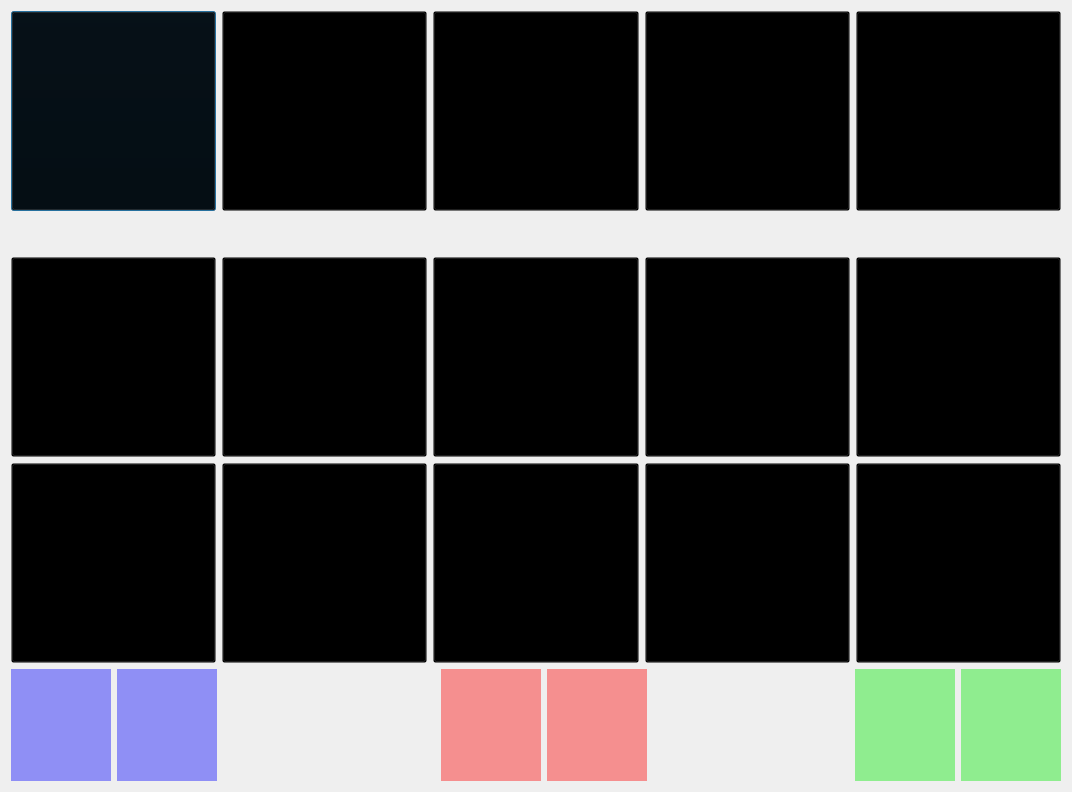
<?xml version="1.0" encoding="UTF-8"?>
<ui version="4.0">
 <class>Dialog</class>
 <widget class="QDialog" name="Dialog">
  <property name="geometry">
   <rect>
    <x>0</x>
    <y>0</y>
    <width>1072</width>
    <height>792</height>
   </rect>
  </property>
  <property name="minimumSize">
   <size>
    <width>1072</width>
    <height>792</height>
   </size>
  </property>
  <property name="windowTitle">
   <string>Dialog</string>
  </property>
  <property name="styleSheet">
   <string notr="true">background-image:url(:/new/prefix1/images/water-5.png)</string>
  </property>
  <layout class="QVBoxLayout" name="verticalLayout_2">
   <item>
    <layout class="QVBoxLayout" name="verticalLayout">
     <item>
      <layout class="QHBoxLayout" name="horizontalLayout_2">
       <item>
        <widget class="QPushButton" name="pushButton_18">
         <property name="sizePolicy">
          <sizepolicy hsizetype="Minimum" vsizetype="Minimum">
           <horstretch>0</horstretch>
           <verstretch>0</verstretch>
          </sizepolicy>
         </property>
         <property name="minimumSize">
          <size>
           <width>200</width>
           <height>200</height>
          </size>
         </property>
         <property name="styleSheet">
          <string notr="true">image: url(:/new/prefix1/images/island1-removebg-preview.png);
background: transparent;</string>
         </property>
         <property name="text">
          <string/>
         </property>
        </widget>
       </item>
       <item>
        <widget class="QPushButton" name="pushButton_16">
         <property name="sizePolicy">
          <sizepolicy hsizetype="Minimum" vsizetype="Minimum">
           <horstretch>0</horstretch>
           <verstretch>0</verstretch>
          </sizepolicy>
         </property>
         <property name="minimumSize">
          <size>
           <width>200</width>
           <height>200</height>
          </size>
         </property>
         <property name="styleSheet">
          <string notr="true">image: url(:/new/prefix1/images/island1-removebg-preview.png);
background: transparent;</string>
         </property>
         <property name="text">
          <string/>
         </property>
        </widget>
       </item>
       <item>
        <widget class="QPushButton" name="pushButton_8">
         <property name="sizePolicy">
          <sizepolicy hsizetype="Minimum" vsizetype="Minimum">
           <horstretch>0</horstretch>
           <verstretch>0</verstretch>
          </sizepolicy>
         </property>
         <property name="minimumSize">
          <size>
           <width>200</width>
           <height>200</height>
          </size>
         </property>
         <property name="styleSheet">
          <string notr="true">image: url(:/new/prefix1/images/island1-removebg-preview.png);
background: transparent;</string>
         </property>
         <property name="text">
          <string/>
         </property>
        </widget>
       </item>
       <item>
        <widget class="QPushButton" name="pushButton_12">
         <property name="sizePolicy">
          <sizepolicy hsizetype="Minimum" vsizetype="Minimum">
           <horstretch>0</horstretch>
           <verstretch>0</verstretch>
          </sizepolicy>
         </property>
         <property name="minimumSize">
          <size>
           <width>200</width>
           <height>200</height>
          </size>
         </property>
         <property name="styleSheet">
          <string notr="true">image: url(:/new/prefix1/images/island1-removebg-preview.png);
background: transparent;</string>
         </property>
         <property name="text">
          <string/>
         </property>
        </widget>
       </item>
       <item>
        <widget class="QPushButton" name="pushButton_7">
         <property name="sizePolicy">
          <sizepolicy hsizetype="Minimum" vsizetype="Minimum">
           <horstretch>0</horstretch>
           <verstretch>0</verstretch>
          </sizepolicy>
         </property>
         <property name="minimumSize">
          <size>
           <width>200</width>
           <height>200</height>
          </size>
         </property>
         <property name="styleSheet">
          <string notr="true">image: url(:/new/prefix1/images/island1-removebg-preview.png);
background: transparent;</string>
         </property>
         <property name="text">
          <string/>
         </property>
        </widget>
       </item>
      </layout>
     </item>
     <item>
      <spacer name="verticalSpacer">
       <property name="orientation">
        <enum>Qt::Vertical</enum>
       </property>
       <property name="sizeHint" stdset="0">
        <size>
         <width>20</width>
         <height>40</height>
        </size>
       </property>
      </spacer>
     </item>
    </layout>
   </item>
   <item>
    <layout class="QHBoxLayout" name="horizontalLayout_3">
     <item>
      <widget class="QPushButton" name="pushButton_19">
       <property name="sizePolicy">
        <sizepolicy hsizetype="Minimum" vsizetype="Minimum">
         <horstretch>0</horstretch>
         <verstretch>0</verstretch>
        </sizepolicy>
       </property>
       <property name="minimumSize">
        <size>
         <width>200</width>
         <height>200</height>
        </size>
       </property>
       <property name="styleSheet">
        <string notr="true">image: url(:/new/prefix1/images/island1-removebg-preview.png);
background: transparent;</string>
       </property>
       <property name="text">
        <string/>
       </property>
      </widget>
     </item>
     <item>
      <widget class="QPushButton" name="pushButton_14">
       <property name="sizePolicy">
        <sizepolicy hsizetype="Minimum" vsizetype="Minimum">
         <horstretch>0</horstretch>
         <verstretch>0</verstretch>
        </sizepolicy>
       </property>
       <property name="minimumSize">
        <size>
         <width>200</width>
         <height>200</height>
        </size>
       </property>
       <property name="styleSheet">
        <string notr="true">image: url(:/new/prefix1/images/island1-removebg-preview.png);
background: transparent;</string>
       </property>
       <property name="text">
        <string/>
       </property>
      </widget>
     </item>
     <item>
      <widget class="QPushButton" name="pushButton_17">
       <property name="sizePolicy">
        <sizepolicy hsizetype="Minimum" vsizetype="Minimum">
         <horstretch>0</horstretch>
         <verstretch>0</verstretch>
        </sizepolicy>
       </property>
       <property name="minimumSize">
        <size>
         <width>200</width>
         <height>200</height>
        </size>
       </property>
       <property name="styleSheet">
        <string notr="true">image: url(:/new/prefix1/images/island1-removebg-preview.png);
background: transparent;</string>
       </property>
       <property name="text">
        <string/>
       </property>
      </widget>
     </item>
     <item>
      <widget class="QPushButton" name="pushButton_13">
       <property name="sizePolicy">
        <sizepolicy hsizetype="Minimum" vsizetype="Minimum">
         <horstretch>0</horstretch>
         <verstretch>0</verstretch>
        </sizepolicy>
       </property>
       <property name="minimumSize">
        <size>
         <width>200</width>
         <height>200</height>
        </size>
       </property>
       <property name="styleSheet">
        <string notr="true">image: url(:/new/prefix1/images/island1-removebg-preview.png);
background: transparent;</string>
       </property>
       <property name="text">
        <string/>
       </property>
      </widget>
     </item>
     <item>
      <widget class="QPushButton" name="pushButton_15">
       <property name="sizePolicy">
        <sizepolicy hsizetype="Minimum" vsizetype="Minimum">
         <horstretch>0</horstretch>
         <verstretch>0</verstretch>
        </sizepolicy>
       </property>
       <property name="minimumSize">
        <size>
         <width>200</width>
         <height>200</height>
        </size>
       </property>
       <property name="styleSheet">
        <string notr="true">image: url(:/new/prefix1/images/island1-removebg-preview.png);
background: transparent;</string>
       </property>
       <property name="text">
        <string/>
       </property>
      </widget>
     </item>
    </layout>
   </item>
   <item>
    <layout class="QHBoxLayout" name="horizontalLayout_4">
     <item>
      <widget class="QPushButton" name="pushButton_20">
       <property name="sizePolicy">
        <sizepolicy hsizetype="Minimum" vsizetype="Minimum">
         <horstretch>0</horstretch>
         <verstretch>0</verstretch>
        </sizepolicy>
       </property>
       <property name="minimumSize">
        <size>
         <width>200</width>
         <height>200</height>
        </size>
       </property>
       <property name="styleSheet">
        <string notr="true">image: url(:/new/prefix1/images/island1-removebg-preview.png);
background: transparent;</string>
       </property>
       <property name="text">
        <string/>
       </property>
      </widget>
     </item>
     <item>
      <widget class="QPushButton" name="pushButton_4">
       <property name="sizePolicy">
        <sizepolicy hsizetype="Minimum" vsizetype="Minimum">
         <horstretch>0</horstretch>
         <verstretch>0</verstretch>
        </sizepolicy>
       </property>
       <property name="minimumSize">
        <size>
         <width>200</width>
         <height>200</height>
        </size>
       </property>
       <property name="styleSheet">
        <string notr="true">image: url(:/new/prefix1/images/island1-removebg-preview.png);
background: transparent;</string>
       </property>
       <property name="text">
        <string/>
       </property>
      </widget>
     </item>
     <item>
      <widget class="QPushButton" name="pushButton_5">
       <property name="sizePolicy">
        <sizepolicy hsizetype="Minimum" vsizetype="Minimum">
         <horstretch>0</horstretch>
         <verstretch>0</verstretch>
        </sizepolicy>
       </property>
       <property name="minimumSize">
        <size>
         <width>200</width>
         <height>200</height>
        </size>
       </property>
       <property name="styleSheet">
        <string notr="true">image: url(:/new/prefix1/images/island1-removebg-preview.png);
background: transparent;</string>
       </property>
       <property name="text">
        <string/>
       </property>
      </widget>
     </item>
     <item>
      <widget class="QPushButton" name="pushButton_3">
       <property name="sizePolicy">
        <sizepolicy hsizetype="Minimum" vsizetype="Minimum">
         <horstretch>0</horstretch>
         <verstretch>0</verstretch>
        </sizepolicy>
       </property>
       <property name="minimumSize">
        <size>
         <width>200</width>
         <height>200</height>
        </size>
       </property>
       <property name="styleSheet">
        <string notr="true">image: url(:/new/prefix1/images/island1-removebg-preview.png);
background: transparent;</string>
       </property>
       <property name="text">
        <string/>
       </property>
      </widget>
     </item>
     <item>
      <widget class="QPushButton" name="pushButton_6">
       <property name="sizePolicy">
        <sizepolicy hsizetype="Minimum" vsizetype="Minimum">
         <horstretch>0</horstretch>
         <verstretch>0</verstretch>
        </sizepolicy>
       </property>
       <property name="minimumSize">
        <size>
         <width>200</width>
         <height>200</height>
        </size>
       </property>
       <property name="styleSheet">
        <string notr="true">image: url(:/new/prefix1/images/island1-removebg-preview.png);
background: transparent;</string>
       </property>
       <property name="text">
        <string/>
       </property>
      </widget>
     </item>
    </layout>
   </item>
   <item>
    <layout class="QHBoxLayout" name="horizontalLayout_7">
     <item>
      <layout class="QHBoxLayout" name="horizontalLayout_6">
       <item>
        <widget class="QLabel" name="label_3">
         <property name="sizePolicy">
          <sizepolicy hsizetype="Minimum" vsizetype="Minimum">
           <horstretch>0</horstretch>
           <verstretch>0</verstretch>
          </sizepolicy>
         </property>
         <property name="minimumSize">
          <size>
           <width>100</width>
           <height>100</height>
          </size>
         </property>
         <property name="maximumSize">
          <size>
           <width>16777215</width>
           <height>16777215</height>
          </size>
         </property>
         <property name="layoutDirection">
          <enum>Qt::LeftToRight</enum>
         </property>
         <property name="styleSheet">
          <string notr="true">image:url(:/new/prefix1/images/shield4.png);
background:rgba(0, 0, 255, 0.4)</string>
         </property>
         <property name="text">
          <string/>
         </property>
        </widget>
       </item>
       <item>
        <widget class="QLabel" name="label_5">
         <property name="sizePolicy">
          <sizepolicy hsizetype="Minimum" vsizetype="Minimum">
           <horstretch>0</horstretch>
           <verstretch>0</verstretch>
          </sizepolicy>
         </property>
         <property name="minimumSize">
          <size>
           <width>100</width>
           <height>100</height>
          </size>
         </property>
         <property name="maximumSize">
          <size>
           <width>16777215</width>
           <height>16777215</height>
          </size>
         </property>
         <property name="styleSheet">
          <string notr="true">image:url(:/new/prefix1/images/ship1.png);
background: rgba(0, 0, 255, 0.4)</string>
         </property>
         <property name="text">
          <string/>
         </property>
        </widget>
       </item>
      </layout>
     </item>
     <item>
      <spacer name="horizontalSpacer">
       <property name="orientation">
        <enum>Qt::Horizontal</enum>
       </property>
       <property name="sizeHint" stdset="0">
        <size>
         <width>218</width>
         <height>20</height>
        </size>
       </property>
      </spacer>
     </item>
     <item>
      <layout class="QHBoxLayout" name="horizontalLayout_5">
       <item>
        <widget class="QLabel" name="label_4">
         <property name="sizePolicy">
          <sizepolicy hsizetype="Preferred" vsizetype="Expanding">
           <horstretch>0</horstretch>
           <verstretch>0</verstretch>
          </sizepolicy>
         </property>
         <property name="minimumSize">
          <size>
           <width>100</width>
           <height>100</height>
          </size>
         </property>
         <property name="maximumSize">
          <size>
           <width>16777215</width>
           <height>16777215</height>
          </size>
         </property>
         <property name="autoFillBackground">
          <bool>false</bool>
         </property>
         <property name="styleSheet">
          <string notr="true">image:url(:/new/prefix1/images/shield3.png);
background:rgba(255, 0, 0, 0.4);
</string>
         </property>
         <property name="text">
          <string/>
         </property>
         <property name="scaledContents">
          <bool>true</bool>
         </property>
        </widget>
       </item>
       <item>
        <widget class="QLabel" name="label_8">
         <property name="enabled">
          <bool>true</bool>
         </property>
         <property name="sizePolicy">
          <sizepolicy hsizetype="Preferred" vsizetype="Expanding">
           <horstretch>0</horstretch>
           <verstretch>0</verstretch>
          </sizepolicy>
         </property>
         <property name="minimumSize">
          <size>
           <width>100</width>
           <height>100</height>
          </size>
         </property>
         <property name="maximumSize">
          <size>
           <width>16777215</width>
           <height>16777215</height>
          </size>
         </property>
         <property name="autoFillBackground">
          <bool>false</bool>
         </property>
         <property name="styleSheet">
          <string notr="true">image: url(:/new/prefix1/images/ship2.png);
background: rgba(255, 0, 0, 0.4);</string>
         </property>
         <property name="text">
          <string/>
         </property>
         <property name="scaledContents">
          <bool>false</bool>
         </property>
         <property name="wordWrap">
          <bool>false</bool>
         </property>
        </widget>
       </item>
      </layout>
     </item>
     <item>
      <spacer name="horizontalSpacer_2">
       <property name="orientation">
        <enum>Qt::Horizontal</enum>
       </property>
       <property name="sizeHint" stdset="0">
        <size>
         <width>178</width>
         <height>20</height>
        </size>
       </property>
      </spacer>
     </item>
     <item>
      <layout class="QHBoxLayout" name="horizontalLayout">
       <item>
        <widget class="QLabel" name="label_6">
         <property name="sizePolicy">
          <sizepolicy hsizetype="Preferred" vsizetype="Expanding">
           <horstretch>0</horstretch>
           <verstretch>0</verstretch>
          </sizepolicy>
         </property>
         <property name="minimumSize">
          <size>
           <width>100</width>
           <height>100</height>
          </size>
         </property>
         <property name="maximumSize">
          <size>
           <width>16777215</width>
           <height>16777215</height>
          </size>
         </property>
         <property name="autoFillBackground">
          <bool>false</bool>
         </property>
         <property name="styleSheet">
          <string notr="true">image:url(:/new/prefix1/images/shield1.png);
background:rgba(0, 236, 0, 0.4);
</string>
         </property>
         <property name="text">
          <string/>
         </property>
         <property name="scaledContents">
          <bool>true</bool>
         </property>
        </widget>
       </item>
       <item>
        <widget class="QLabel" name="label_9">
         <property name="enabled">
          <bool>true</bool>
         </property>
         <property name="sizePolicy">
          <sizepolicy hsizetype="Preferred" vsizetype="Expanding">
           <horstretch>0</horstretch>
           <verstretch>0</verstretch>
          </sizepolicy>
         </property>
         <property name="minimumSize">
          <size>
           <width>100</width>
           <height>100</height>
          </size>
         </property>
         <property name="maximumSize">
          <size>
           <width>16777215</width>
           <height>16777215</height>
          </size>
         </property>
         <property name="autoFillBackground">
          <bool>false</bool>
         </property>
         <property name="styleSheet">
          <string notr="true">image: url(:/new/prefix1/images/ship2.png);
background:rgba(0, 236, 0, 0.4);
</string>
         </property>
         <property name="text">
          <string/>
         </property>
         <property name="scaledContents">
          <bool>false</bool>
         </property>
         <property name="wordWrap">
          <bool>false</bool>
         </property>
        </widget>
       </item>
      </layout>
     </item>
    </layout>
   </item>
  </layout>
 </widget>
 <resources>
  <include location="images.qrc"/>
 </resources>
 <connections/>
</ui>
